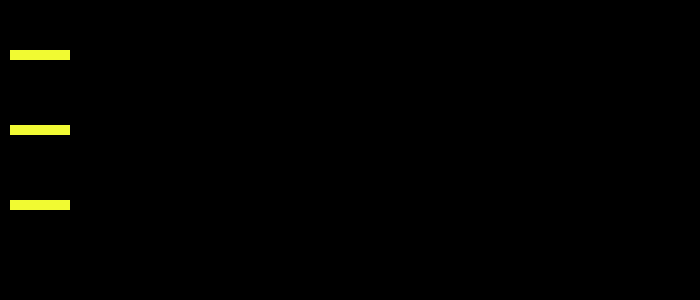
Frame 1 (no input)
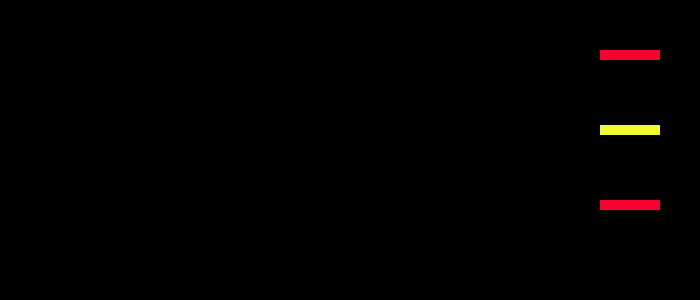
Frame 60 (the mouse pressed at the canvas centre just before this capture)
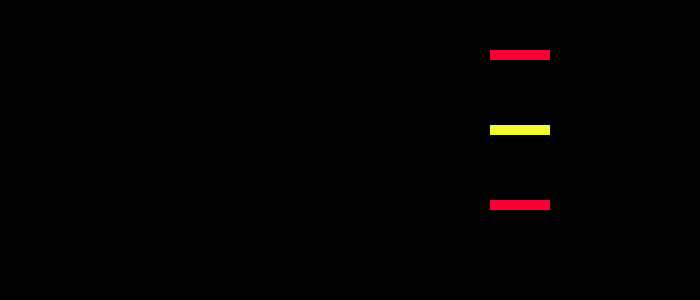
Frame 120 (the mouse held since frame 60 and released just before this capture)

The Processing sketch that drew these frames (run headless with seeded random() and noise(); from frame 60 on, the mouse is pressed at the canvas centre):

// Processing sketch: processing_39360
// ── processing_39360.pde

/**
 * 
 * by James Liu 
 *
 **/

Flat a,b,j;

void setup()
{
  size(700, 300);
  smooth();
  noStroke();

  a = new Flat();
  a.x = 0;
  a.y = 50;
  a.w = 60;
  a.h = 10;
  a.C = #F1FA32;
  
  b = new Flat();
  b.x = 0;
  b.y = 200;
  b.w = 60;
  b.h = 10;
  b.C = #F1FA32;

  j = new Flat();
  j.x = 0;
  j.y = 125;
  j.w = 60;
  j.h = 10;
  j.C = #F1FA32;
 
}

void draw()
{

  background(0);

  a.move();
  b.move();
  j.move();
  a.show();
  b.show();
  j.show();
}

class Flat
{
  int x, y, w, h;
  int C;

  void show()
  {
    fill(C);
    rect(x, y, w, h);
    if (x>150)
    {
     C = #FA0032;
    }
    
    if (x<150)
    {
     C = #F1FA32;
    }
    
    if (j.x>150)
    {
      j.C = #426DEA;
      j.y = 95;
      j.h = 60; 
    }
    
    if (j.x<150)
    {
      j.C = #F1FA34;
      j.y = 125;
      j.h = 10; 
    }

    if (j.x>300)
    {
      j.w = 20;
      j.h = 20;
      j.y = 120;
      j.C = #0EED44;
    }
    
    if (j.x>450)
    {
      j.y = 125;
      j.w = 60;
      j.h = 10;
      j.C = #F1FA32;  
  }

}


  void move()
  {
    x=x+10;

    if (x>700)
    {
      x=0;
    }
  }
}
